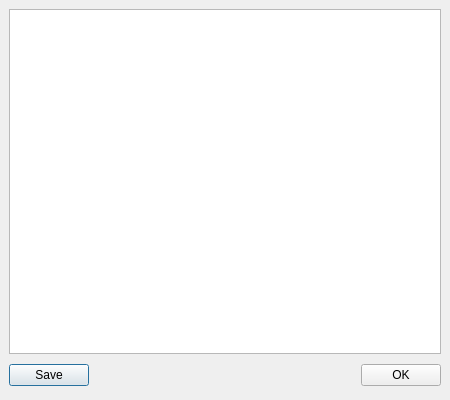
<ui version="4.0" >
 <author></author>
 <comment>*********************************************************************
**
** Copyright (C) 1992-$THISYEAR$ $TROLLTECH$. All rights reserved.
**
** This file is part of the $MODULE$ of the Qt Toolkit.
**
** $TROLLTECH_DUAL_LICENSE$
**
** This file is provided AS IS with NO WARRANTY OF ANY KIND, INCLUDING THE
** WARRANTY OF DESIGN, MERCHANTABILITY AND FITNESS FOR A PARTICULAR PURPOSE.
**
*********************************************************************</comment>
 <exportmacro></exportmacro>
 <class>QPrintPropertiesDialog</class>
 <widget class="QDialog" name="QPrintPropertiesDialog" >
  <property name="geometry" >
   <rect>
    <x>0</x>
    <y>0</y>
    <width>450</width>
    <height>400</height>
   </rect>
  </property>
  <property name="windowTitle" >
   <string>PPD Properties</string>
  </property>
  <layout class="QVBoxLayout" >
   <property name="margin" >
    <number>9</number>
   </property>
   <property name="spacing" >
    <number>6</number>
   </property>
   <item>
    <widget class="QTreeView" name="treeView" >
     <property name="alternatingRowColors" >
      <bool>true</bool>
     </property>
    </widget>
   </item>
   <item>
    <layout class="QHBoxLayout" >
     <property name="margin" >
      <number>0</number>
     </property>
     <property name="spacing" >
      <number>6</number>
     </property>
     <item>
      <widget class="QPushButton" name="btnSave" >
       <property name="text" >
        <string>Save</string>
       </property>
      </widget>
     </item>
     <item>
      <spacer>
       <property name="orientation" >
        <enum>Qt::Horizontal</enum>
       </property>
       <property name="sizeHint" >
        <size>
         <width>131</width>
         <height>31</height>
        </size>
       </property>
      </spacer>
     </item>
     <item>
      <widget class="QPushButton" name="okButton" >
       <property name="text" >
        <string>OK</string>
       </property>
      </widget>
     </item>
    </layout>
   </item>
  </layout>
 </widget>
 <pixmapfunction></pixmapfunction>
 <resources/>
 <connections>
  <connection>
   <sender>okButton</sender>
   <signal>clicked()</signal>
   <receiver>QPrintPropertiesDialog</receiver>
   <slot>accept()</slot>
   <hints>
    <hint type="sourcelabel" >
     <x>278</x>
     <y>253</y>
    </hint>
    <hint type="destinationlabel" >
     <x>96</x>
     <y>254</y>
    </hint>
   </hints>
  </connection>
 </connections>
</ui>
